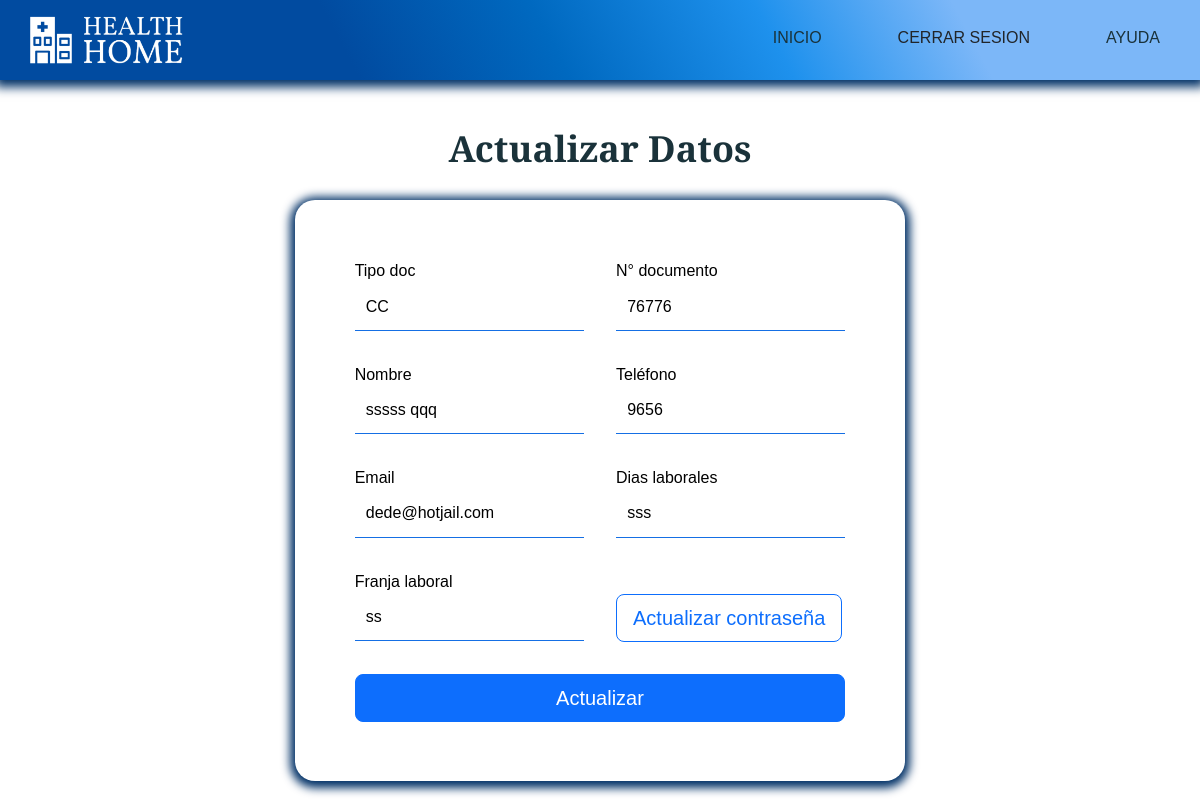
/index.php?c=Profesional&a=actualizar_prof (signed in), run on the app's committed database.
### tables this page shows
CREATE TABLE `profesional` (
  `id_profesional` int(20) NOT NULL,
  `id_tipo_doc` varchar(5) NOT NULL,
  `num_doc_prof` varchar(20) NOT NULL,
  `id_consultorios` varchar(3) DEFAULT NULL,
  `id_especialidad` tinyint(2) DEFAULT NULL,
  `nombres_prof` varchar(40) NOT NULL,
  `apellidos_prof` varchar(40) NOT NULL,
  `tel_prof` bigint(10) NOT NULL,
  `correo_prof` varchar(30) NOT NULL,
  `dias_laborales` text NOT NULL,
  `franja_horaria` varchar(30) NOT NULL,
  `estado_prof` tinyint(1) NOT NULL,
  `pass_prof` varchar(220) NOT NULL,
  `create_prof` datetime NOT NULL DEFAULT current_timestamp()
);

### config/database.php (called while the page is built)
<?php
	class Conectar {
		public static function conexion(){
			$conexion = mysqli_connect("localhost", "root", "", "clinica_health_home");
			return $conexion;
		}
	}
?>

### models/ProfesionalModel.php (called while the page is built, shortened)
<?php
class Profesional_model{
    private $db;
    public function __construct(){
        $this->db = Conectar::conexion();
        $this->profesional = array();
    }
    public function get_prof($id_prof){
        $sql = "SELECT * FROM profesional WHERE id_profesional=$id_prof LIMIT 1 ";
        $resultado = $this->db->query($sql);
        while ($row = $resultado->fetch_assoc()){
            $this->profesional[] = $row;
        }
        return $this->profesional;
    }
}
?>

### views/profesional/update_prof/update_prof.php (the view, shortened to what this page needs)
<!DOCTYPE html>
<html lang="es">
<head>
    <link href="https://cdn.jsdelivr.net/npm/bootstrap@5.2.0-beta1/dist/css/bootstrap.min.css" rel="stylesheet">
    <link rel="stylesheet" href="assets/css/estilos.css">
</head>
<body>
    <header>
        <div class="container__menu">
            <div class="logo">
                <img src="assets/images/Logo2.png" alt="">
            </div>
            <div class="menu">
                <nav id="nav">
                    <ul>
                        <li><a href="index.php?c=Profesional&a=index" >Inicio</a></li>
                        <li><a style="cursor:pointer;" onclick="cerrarsesion()">Cerrar sesion</a></li>
                        <li><a href="index.php?c=Profesional&a=ayuda" >ayuda</a></li>
                    </ul>
                </nav>
            </div>
        </div>
    </header>
    <main>
        <div class="container__cover">
            <div class="cover">
                <div class="caja3">
                    <h1 class="titulo1">Actualizar Datos</h1>
                    <div class="contact-wrapper animated bounceInUp">
                        <div class="contact-form">
                            <form action="index.php?c=Profesional&a=modificar_prof" method="POST">
                                <p>
                                    <label>Tipo doc</label>
                                    <input type="text" name="t_doc" value="<?php echo $dato["id_tipo_doc"];?>" disabled>
                                </p>
                                <p>
                                    <label>N° documento</label>
                                    <input type="number" name="num_doc" value="<?php echo $dato["num_doc_prof"];?>" disabled>
                                </p>
                                <p>
                                    <label>Nombre </label>
                                    <input type="text" name="fullnombre" value="<?php echo $dato["nombres_prof"]." ".$dato["apellidos_prof"];?>" disabled>
                                </p>
                                <p>
                                    <label>Teléfono</label>
                                    <input type="tel" name="tel_prof" value="<?php echo $dato["tel_prof"];?>" required>
                                </p>
                                <p>
                                    <label>Email</label>
                                    <input type="email" name="correo_prof" value="<?php echo $dato["correo_prof"]?>" required>
                                </p>
                                <p>
                                    <label>Dias laborales </label>
                                    <input name="dias_laborales" value="<?php echo $dato["dias_laborales"]?>" disabled>
                                </p>
                                <p>
                                    <label>Franja laboral </label>
                                    <input name="franja_horaria" value="<?php echo $dato["franja_horaria"]?>" disabled>
                                </p>
                                <p>
                                    <label><br></label>
                                    <a href="index.php?c=Profesional&a=actualizar_pass" class="btn btn-outline-primary btn-lg btn-block">Actualizar contraseña</a>
                                </p>
                                <p class="block d-grid gap-2">
                                    <button class="btn btn-primary btn-lg btn-block" name="registrar" id="registrar" type="submit">Actualizar</button>
                                </p>
                            </form>
                        </div>
                    </div>
                </div>
            </div>
        </div>
    </main>
</body>
</html>

### controllers/Profesional.php (shortened to what this page needs)
<?php
    class ProfesionalController {
        public function __construct(){
			require_once "models/ProfesionalModel.php";
		}
		public function actualizar_prof(){
			$id_prof = $_SESSION['prof'];
			$profesional = new Profesional_model();
			$data["profesional"] = $profesional->get_prof($id_prof);
			foreach ($data["profesional"] as $dato){
				require_once "views/profesional/update_prof/update_prof.php";
			}
		}
    }
?>

### assets/css/estilos.css (style rules this page uses)
* { margin: 0; padding: 0; box-sizing: border-box; }
html { height: 100%; }
body { font-family: 'Montserrat', sans-serif; min-height: 100%; }
header { box-shadow: 0px 2px 10px 5px rgb(1, 48, 102); width: 100%; height: 80px; position: fixed; z-index: 1; padding: 40px; background: linear-gradient(62deg, rgba(1, 75, 160, 1) 29%, rgba(0, 105, 192, 1) 46%, rgba(30, 145, 237, 1) 64%, rgba(124, 183, 248, 1) 80%); }
.container__menu { max-width: 1200px; height: 100%; margin: auto; display: flex; justify-content: space-between; }
.logo { height: 100%; display: flex; align-items: center; }
.logo img { width: 170px; }
.menu { display: flex; align-items: center; margin-top: 11px; }
.menu ul { display: flex; }
.menu ul li { list-style: none; margin-left: 36px; }
.menu ul li a { font-family: 'Merriweather Sans', sans-serif; text-decoration: none; font-size: 16px; color: #1A323A; text-transform: uppercase; }
header nav ul li { padding: 10px 20px; -webkit-transition: all 500ms ease; -o-transition: all 500ms ease; transition: all 500ms ease; }
.container__cover { width: 100%; background-image: white; background-position: right; background-repeat: no-repeat; padding: 21px; }
.cover { max-width: 1200px; height: 100%; margin: auto; display: flex; align-items: center; justify-content: space-between; }
.container__cover .caja3 { max-width: 100%; justify-content: center; margin-left: auto; margin-right: auto; align-content: center; align-items: center; margin-top: 106px; }
.container__cover .caja3 h1 { font-family: 'Merriweather Sans', sans-serif; font-size: 36px; font-weight: 600; text-align: center; color: #1A323A; margin-left: auto; margin-right: auto; }
@media screen and (max-width: 1700px) { .container__cover { background-position: 50%; } }
@media screen and (max-width:1200px) { header { padding: 20px; } }
@media screen and (max-width:1200px) { .container__cover { background-position: -100px; } }
.contact-wrapper { box-shadow: 0 0 20px 0 rgba(255, 255, 255, .3); margin-top: 30px; }
.contact-form form p { margin: 0; padding: 1em; }
.contact-wrapper>* { padding: 1em; }
.contact-form { background: white; box-shadow: 0px 2px 10px 5px rgb(1, 48, 102); border-radius: 20px; }
.contact-form form { display: grid; grid-template-columns: 1fr 1fr; }
.contact-form form label { display: block; }
.contact-form form .block { grid-column: 1 / 3; align-items: center; }
.contact-form form { width: 100%; padding: .7em; border: none; background: none; outline: 0; color: rgb(0, 0, 0); }
.contact-form form input, .contact-form form textarea { width: 100%; padding: .7em; border: none; background: none; outline: 0; color: rgb(0, 0, 0); border-bottom: 1px solid #156fe4; }
@media (min-width: 700px) { .contact-form form p { margin: 0; padding: 1em; } }
@media (min-width: 700px) { .contact-wrapper { display: grid; margin-top: 30px; } }
@media (min-width: 700px) { .contact-wrapper>* { padding: 2em; } }

### data on the page
profesional: t_doc "CC", num_doc "76776", fullnombre "sssss qqq", tel_prof "9656", correo_prof "dede@hotjail.com", dias_laborales "sss", franja_horaria "ss"
